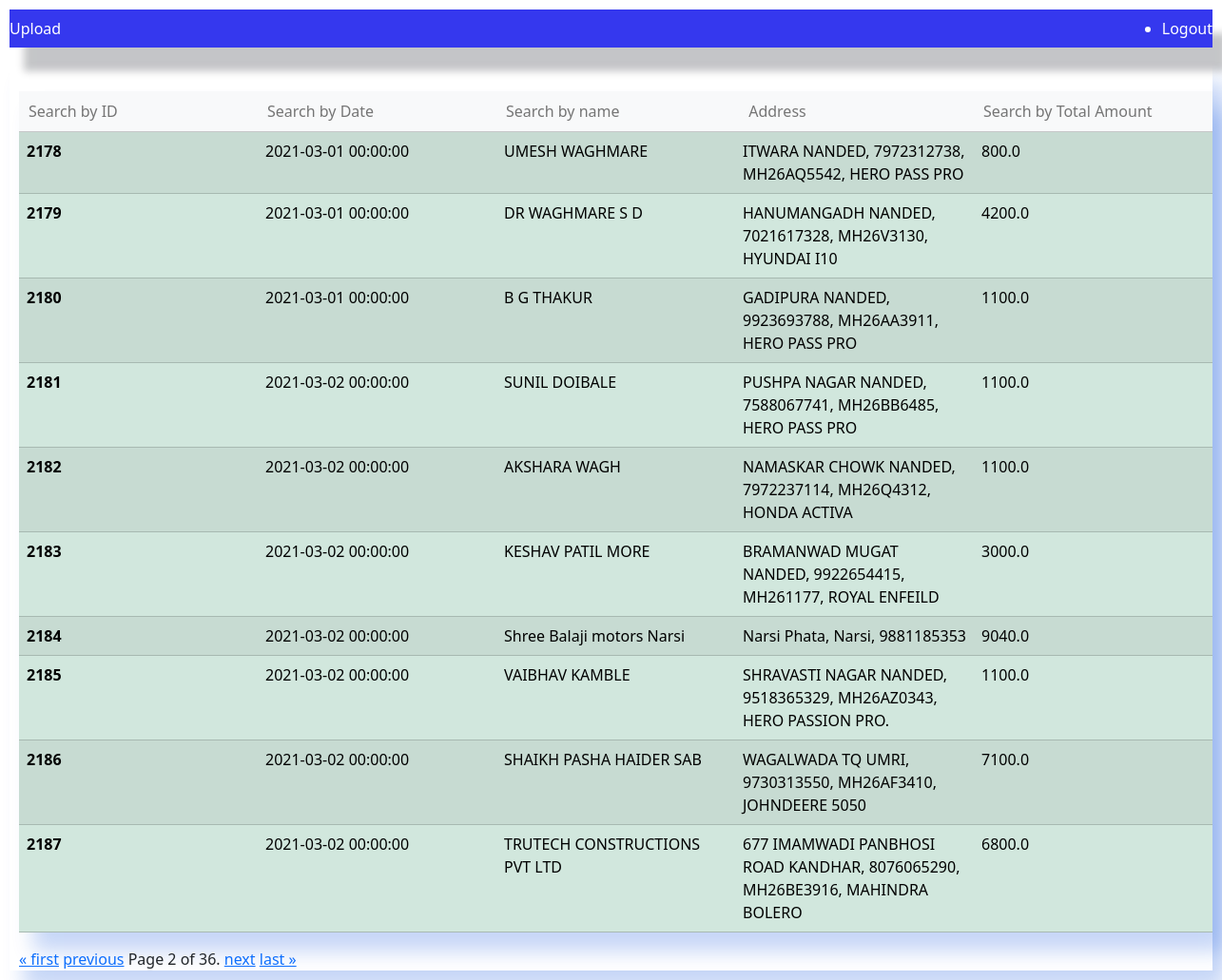
The page /home/?page=2 (signed in) on the database its author committed.
### uploadfile/models.py (models this page shows, shortened)
class Buyerdata(models.Model):
  date =  models.CharField(max_length=200)
  buyer = models.CharField(max_length=200)
  address = models.CharField(max_length=200)
  total_amount = models.CharField(max_length=200)

### uploadfile/views.py (the view)
# urls.py: 2. Add a URL to urlpatterns:  path('', views.home, name='home')
@login_required(login_url='/login/')
def home(request):
        users = Buyerdata.objects.all()
        search_query = request.GET.get('search')
        uname = request.GET.get('name')
        address = request.GET.get('address')
        total = request.GET.get('Total')
        ID = request.GET.get('ID')
        datee = request.GET.get('date')
        if search_query:
            users = users.filter(address__icontains=address)
            context = {'users': users}
            return render(request, 'home.html', context)
        elif search_query:
            users = users.filter(address__icontains=address)
            context = {'users': users}
            return render(request, 'home.html', context)
        elif total:
            users = users.filter(total_amount__icontains=total)
            context = {'users': users}
            return render(request, 'home.html', context)
        elif ID:
            users = users.filter(id__icontains=ID)
            context = {'users': users}
            return render(request, 'home.html', context)
        elif datee:
            users = users.filter(date__icontains=datee)
            context = {'users': users}
            return render(request, 'home.html', context)
        elif uname:
            users = users.filter(buyer__icontains=uname)
            context = {'users': users}
            return render(request, 'home.html', context)
        user_list = Buyerdata.objects.all()
        paginator = Paginator(user_list, 10)  # Show 10 users per page
        page = request.GET.get('page')
        users = paginator.get_page(page)
        context = {'users': users}
        return render(request, 'home.html', context)

### uploadfile/templates/home.html (shortened to what this page needs)
<!DOCTYPE html>
<html>
<head>
    <link href="https://cdn.jsdelivr.net/npm/bootstrap@5.3.1/dist/css/bootstrap.min.css" rel="stylesheet">
<ul class="navbar" style="background-color: #3538ee; box-shadow: 15px 25px 8px #0008133b;">
    <li class="nav-item" style="color:white">
      <a class="nav-link active  " aria-current="page" href="/">Upload</a>
    </li>
    <li class="nav-item" style="color:white">
      <a class="nav-link active" aria-current="page" href="/logout">Logout</a>
    </li>
  </ul>
</head>
<body style="padding: 10px">
    <form method="get" action=""  style="padding-left: 10px;padding-right: 10px; box-shadow: 15px 20px 20px #0f50dd3b;">
        <table class="table table-success table-striped" style="padding-left: 10px;padding-right: 10px; box-shadow: 15px 20px 20px #0f50dd3b;" >
            <thead class="table-light">
              <tr>
                <th scope="col" ><input type="text" name="ID" style="background-color: transparent; border: transparent;"      placeholder="Search by ID"  value="{{ request.GET.search }}">
                </th>
                <th scope="col"><input type="text" name="date"  style="background-color: transparent; border: transparent;"   placeholder="Search by Date" value="{{ request.GET.search }}">
                </th>
                <th scope="col"><input type="text" name="name" style="background-color: transparent; border: transparent;"    placeholder="Search by name" value="{{ request.GET.search }}">
                </th>
                <th scope="col"><input type="text" name="address"  style="background-color: transparent; border: transparent;"   placeholder=" Address" value="{{ request.GET.address }}">
                </th>
                <th scope="col"><input type="text" name="Total"  style="background-color: transparent; border: transparent;"     placeholder="Search by Total Amount" value="{{ request.GET.search }}">
                </th>
              </tr>
            </thead>
          </form>
            <tbody>
                {% for user in users %}
                <tr>
                  <th scope="row">{{user.id}}</th>
                  <td> {{ user.date }}</td>
                  <td> {{ user.buyer }} </td>
                  <td>{{ user.address }} </td>
                  <td> {{ user.total_amount }}</td>
                </tr>
                {% endfor %}
  </body>
  </html>
  <div class="pagination">
    <span class="step-links">
        {% if users.has_previous %}
            <a href="?page=1">&laquo; first</a>
            <a href="?page={{ users.previous_page_number }}">previous</a>
        {% endif %}
        <span class="current-page">
            Page {{ users.number }} of {{ users.paginator.num_pages }}.
        </span>
        {% if users.has_next %}
            <a href="?page={{ users.next_page_number }}">next</a>
            <a href="?page={{ users.paginator.num_pages }}">last &raquo;</a>
        {% endif %}
    </span>
</div>
</body>
</html>

### rows shown on the page
Buyerdata: id "2178", date "2021-03-01 00:00:00", buyer "UMESH WAGHMARE", address "ITWARA NANDED, 7972312738, MH26AQ5542, HERO PASS PRO", total_amount "800.0"
Buyerdata: id "2179", date "2021-03-01 00:00:00", buyer "DR WAGHMARE S D", address "HANUMANGADH NANDED, 7021617328, MH26V3130, HYUNDAI I10", total_amount "4200.0"
Buyerdata: id "2180", date "2021-03-01 00:00:00", buyer "B G THAKUR", address "GADIPURA NANDED, 9923693788, MH26AA3911, HERO PASS PRO", total_amount "1100.0"
Buyerdata: id "2181", date "2021-03-02 00:00:00", buyer "SUNIL DOIBALE", address "PUSHPA NAGAR NANDED, 7588067741, MH26BB6485, HERO PASS PRO", total_amount "1100.0"
Buyerdata: id "2182", date "2021-03-02 00:00:00", buyer "AKSHARA WAGH", address "NAMASKAR CHOWK NANDED, 7972237114, MH26Q4312, HONDA ACTIVA", total_amount "1100.0"
Buyerdata: id "2183", date "2021-03-02 00:00:00", buyer "KESHAV PATIL MORE", address "BRAMANWAD MUGAT NANDED, 9922654415, MH261177, ROYAL ENFEILD", total_amount "3000.0"
Buyerdata: id "2184", date "2021-03-02 00:00:00", buyer "Shree Balaji motors Narsi", address "Narsi Phata, Narsi, 9881185353", total_amount "9040.0"
Buyerdata: id "2185", date "2021-03-02 00:00:00", buyer "VAIBHAV KAMBLE", address "SHRAVASTI NAGAR NANDED, 9518365329, MH26AZ0343, HERO PASSION PRO.", total_amount "1100.0"
Buyerdata: id "2186", date "2021-03-02 00:00:00", buyer "SHAIKH PASHA HAIDER SAB", address "WAGALWADA TQ UMRI, 9730313550, MH26AF3410, JOHNDEERE 5050", total_amount "7100.0"
Buyerdata: id "2187", date "2021-03-02 00:00:00", buyer "TRUTECH CONSTRUCTIONS PVT LTD", address "677 IMAMWADI PANBHOSI ROAD KANDHAR, 8076065290, MH26BE3916, MAHINDRA BOLERO", total_amount "6800.0"

### other values the page prints
{{ users.number }} "2"
{{ users.paginator.num_pages }} "36"
